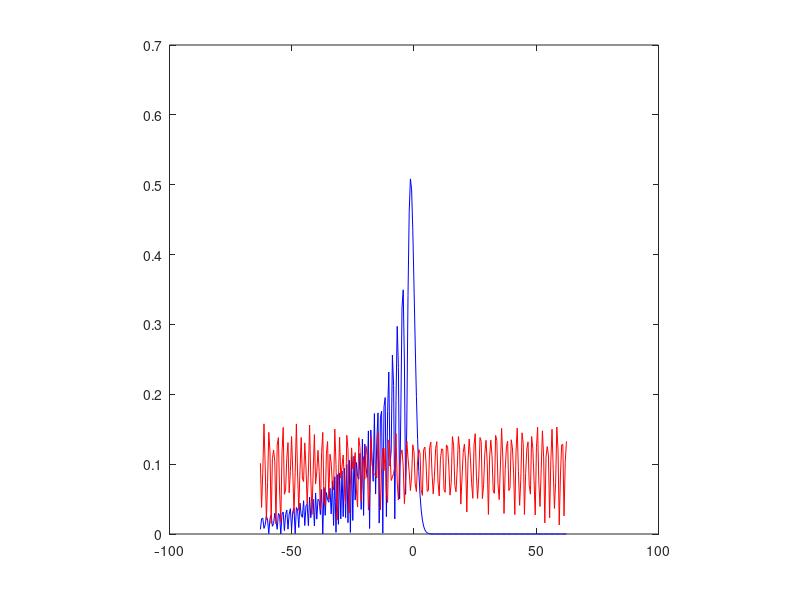
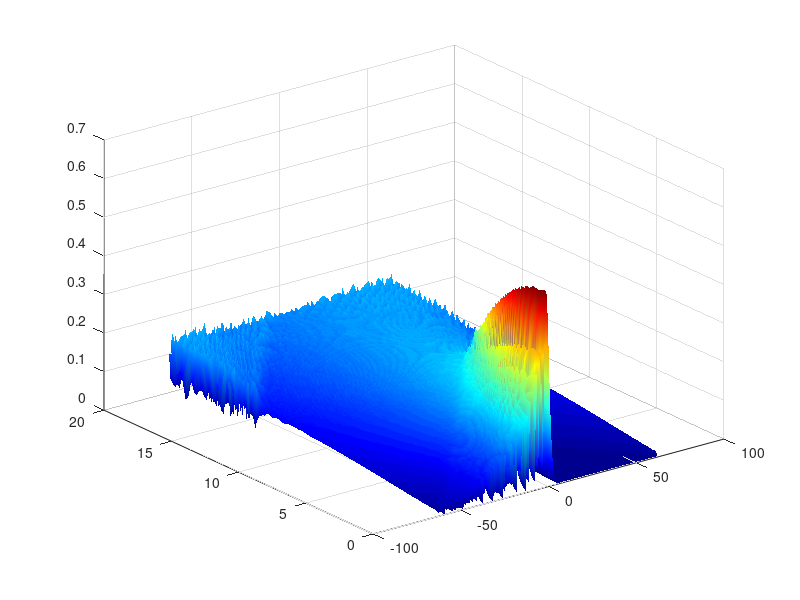
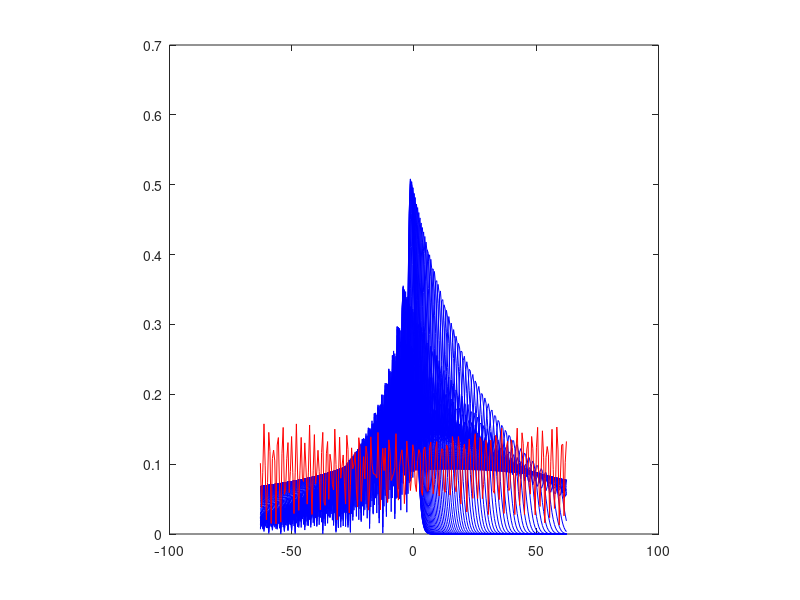
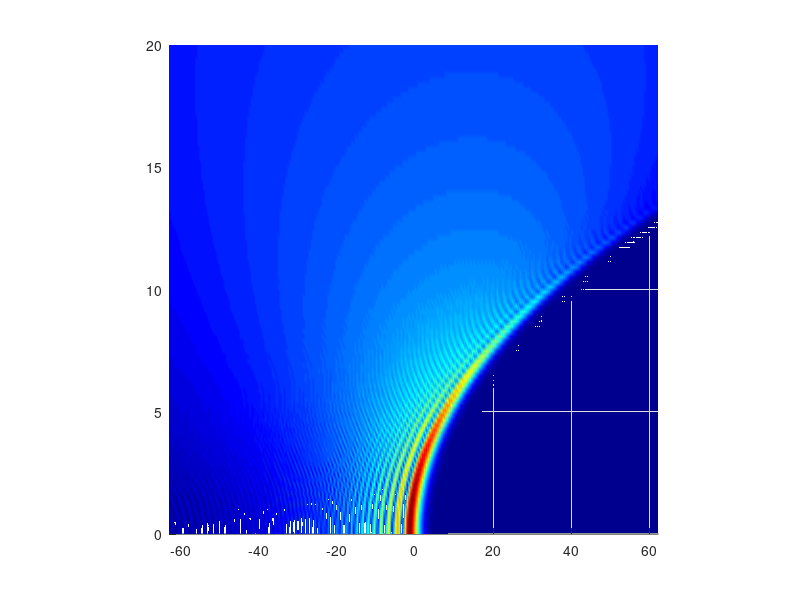

MATLAB code for these plots, in order:
clear all; format long; clc; % 1D Free space diffraction
Nx=256; Lx=2*pi*20; x=(Lx/Nx)*(-Nx/2:Nx/2-1)'; dx=x(2)-x(1);
kx=(2*pi/Lx)*[0:Nx/2-1 -Nx/2:-1]'; 

a=0.05;
z=0;
u=airy(x./sqrt(2)-z.^2./4+1i.*a.*z).*exp(a.*x./sqrt(2)-a.*z.^2./2-1i.*z.^3./12+a.^2.*z./2+1i.*z.*x./sqrt(2).^3);
% u=exp(-(x./3).^8);

S=100; zmax=20; z=linspace(0,zmax,S); u0=u;
for m=1:S
 u1=ifft(fft(u0).*exp(-1i*z(m)*kx.^2)); field(m,:)=u1; 
%  max trajectory
u3 = zeros(1, length(u1)); % create vector of zeros
index = find( abs(u1) == max(abs(u1)));
u3(index) = u1(index); field_3(m,:)=u3;

end

%u2 is the analytical solution
u2=airy(x./sqrt(2)-z.^2./4+1i.*a.*z).*exp(a.*x./sqrt(2)-a.*z.^2./2-1i.*z.^3./12+a.^2.*z./2+1i.*z.*x./sqrt(2).^3);
u2_last=u2(:,S);
u2=u2';


[X,Z]=meshgrid(x,z); 
figure(1); plot(x,abs(u),'-b',x,abs(u1),'-r'); axis square;
figure(2); surf(X,Z,abs(field)); shading interp; colormap(jet);

%checking if u2 is equal to u1
figure(3); plot(x,abs(u2),'-b',x,abs(u1),'-r'); axis square;
figure(4); surf(X,Z,abs(u2)); shading interp; colormap(jet); 

axis tight; axis square; view([0 90]); 

% 1b) maximum value trajectory
figure(5); surf(X,Z,abs(field_3)); shading interp; colormap(jet); 

